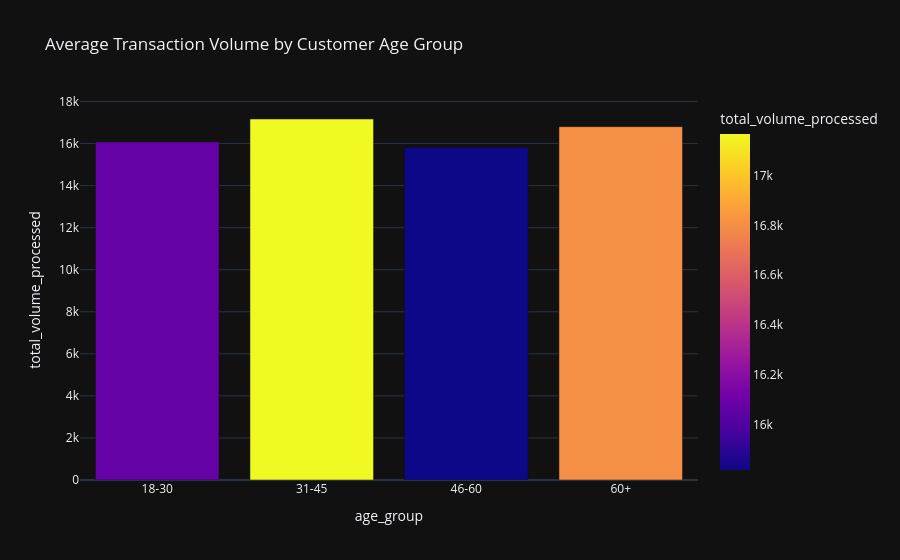

Here is the notebook cell this chart was saved with:
### Markdown cell above
### Key Insights: Customer Distribution by Country

1. Core User Base: The **United States**, **Spain**, and **Ireland** lead in total active account volume, maintaining over 300 active users each.
2. Underrepresented Markets: **Mexico** shows the lowest overall user adoption (~180 customers), despite showing moderate transactional volume.
3. Strategic Recommendation: Focus marketing and customer acquisition budgets on high-conversion markets like the US and UK, while launching localized
onboarding initiatives in low-volume regions like Mexico to boost user penetration.

### Code cell
bins = [17, 30, 45, 60, 100]
labels = ['18-30', '31-45', '46-60', '60+']
df['age_group'] = pd.cut(df['customer_age'], bins=bins, labels=labels)

age_summary = df.groupby('age_group')['total_volume_processed'].mean().reset_index()

fig_age = px.bar(
    age_summary,
    x='age_group',
    y='total_volume_processed',
    title='Average Transaction Volume by Customer Age Group',
    color='total_volume_processed',
    template='plotly_dark'
)
fig_age.show()

### Figure 1 — Plotly figure (JSON) as saved in the notebook; plotly's stock layout.template omitted (floating-point values rounded to 4 significant figures)
{"data": [{"hovertemplate": "age_group=%{x}<br>total_volume_processed=%{marker.color}<extra></extra>", "legendgroup": "", "marker": {"color": [16070.0, 17170.0, 15820.0, 16800.0], "coloraxis": "coloraxis", "pattern": {"shape": ""}}, "name": "", "orientation": "v", "showlegend": false, "textposition": "auto", "type": "bar", "x": ["18-30", "31-45", "46-60", "60+"], "xaxis": "x", "y": [16070.0, 17170.0, 15820.0, 16800.0], "yaxis": "y"}], "layout": {"barmode": "relative", "coloraxis": {"colorbar": {"title": {"text": "total_volume_processed"}}, "colorscale": [[0, "#0d0887"], [0.1111, "#46039f"], [0.2222, "#7201a8"], [0.3333, "#9c179e"], [0.4444, "#bd3786"], [0.5556, "#d8576b"], [0.6667, "#ed7953"], [0.7778, "#fb9f3a"], [0.8889, "#fdca26"], [1, "#f0f921"]]}, "legend": {"tracegroupgap": 0}, "title": {"text": "Average Transaction Volume by Customer Age Group"}, "xaxis": {"anchor": "y", "domain": [0, 1], "title": {"text": "age_group"}}, "yaxis": {"anchor": "x", "domain": [0, 1], "title": {"text": "total_volume_processed"}}}}
